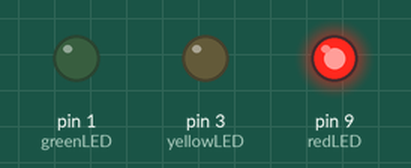
This sketch was run on a simulated Arduino Uno, built with avr-gcc and run on an emulated ATmega328P. Parts: output pins drawn as LEDs (lit = HIGH).

Above: at 0.2 s.
At 0.8 s:
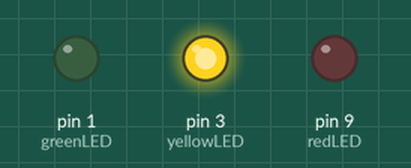
At 2.5 s:
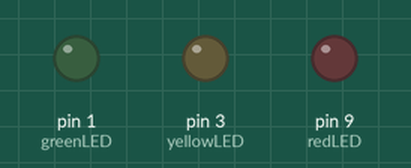
At 4.5 s:
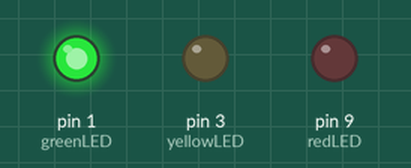
Timing chart, 0 to 6.7 s (numbered marks = the images above):
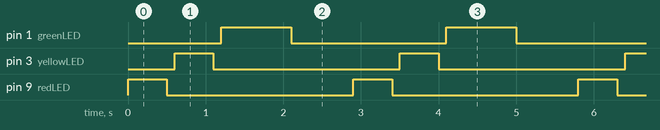

The sketch:

3blinkingledlights.ino
```cpp
int redLED=9;
int onTime=800;
int offTime=200;
int yellowLED=3;
int greenLED=1;
int del= 100;
void setup() {
 pinMode(redLED,OUTPUT);
 pinMode (yellowLED,OUTPUT);
pinMode(greenLED,OUTPUT);
}

void loop() {
 digitalWrite (redLED,HIGH);
 delay(500);
 digitalWrite (redLED,LOW);
delay(100);
 digitalWrite (yellowLED,HIGH);
 delay(500);
 digitalWrite(yellowLED,LOW);
 delay(100);
 digitalWrite (greenLED,HIGH);
 delay(900);
 digitalWrite(greenLED,LOW);
delay (800);


}
```

Measured:
- by itself, pin 1 (greenLED): alternates HIGH for 0.90 s and LOW for 2.0 s
- by itself, pin 3 (yellowLED), pin 9 (redLED): alternates HIGH for 0.50 s and LOW for 2.4 s
- by itself, everything shown: repeats every 2.9 s, in 6 steps
